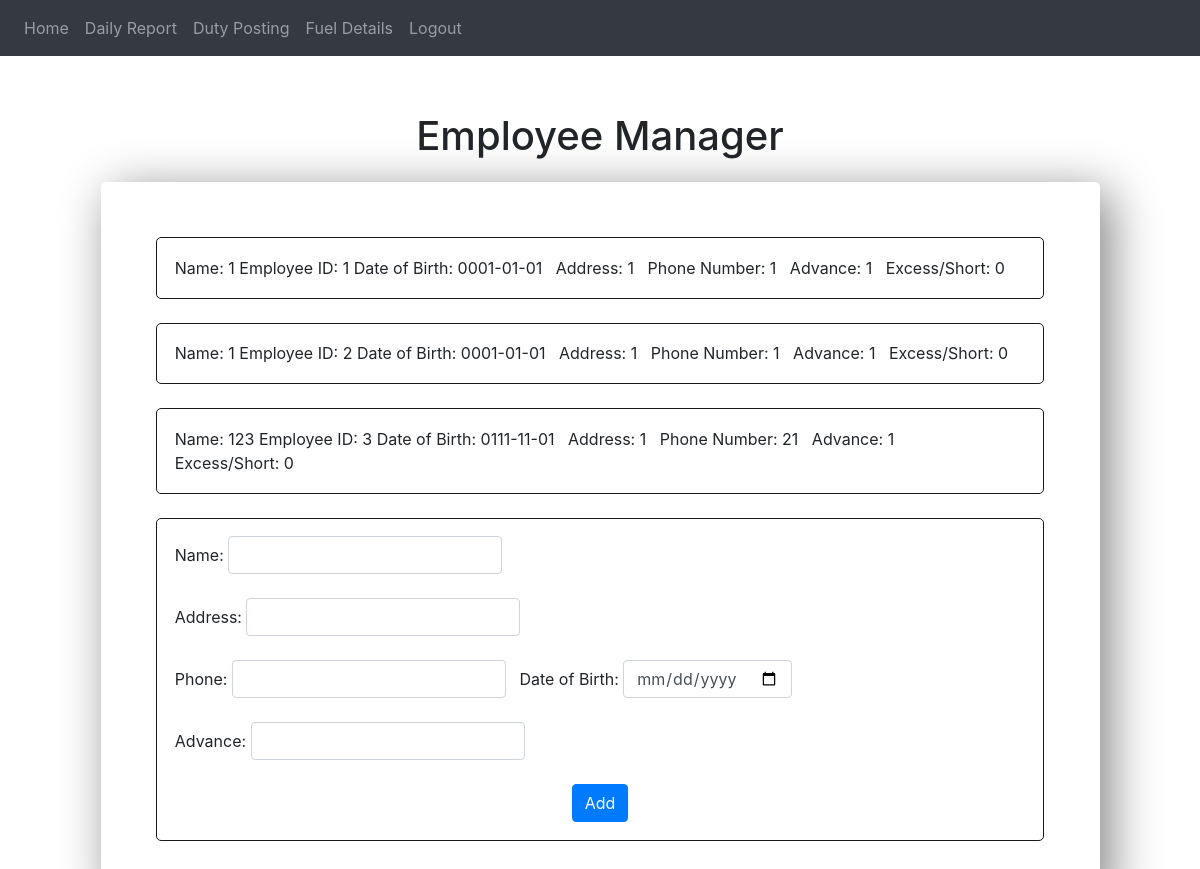
Screenshot of /employeemanager (signed in) with the database file from the repository.
### website/models.py (models this page shows)
class employee(db.Model):
    emp_id = db.Column(db.Integer, primary_key = True)
    name = db.Column(db.String(150))
    dob = db.Column(db.Date)
    address = db.Column(db.String(300))
    phone = db.Column(db.String(150))
    emp_id_sales = db.relationship('sales')
    emp_id_duty = db.relationship('duty_posting')
    excess_short = db.Column(db.Integer)
    advance = db.Column(db.Integer)

### website/views.py (the view, shortened to what this page needs)
@views.route('/employeemanager', methods=['GET','POST'])
@login_required
def employeemanager():
    name = request.form.get("name")
    dob = request.form.get("dob")
    address = request.form.get("address")
    phone = request.form.get("phone")
    advance = request.form.get("advance")
    employees = employee.query.all()
    return render_template("employeemanager.html", user=current_user, employees = employees)

### website/templates/employeemanager.html (shortened to what this page needs)
{% extends 'base.html' %}
{% block content %}
<h1 align="center" style="margin-top: 5%;">Employee Manager</h1>
<div
      style="margin: 5%; margin-top: 2%; border: black 2px; padding: 5%; border-radius: 5px; box-shadow: 10px 10px 50px grey">
      {% for employee in employees  %}
      <div style="border: solid rgb(27, 26, 26) 1px; border-radius: 5px; padding: 2%;">
            Name:&nbsp;{{employee.name}}
            Employee ID:&nbsp;{{employee.emp_id}}
            Date of Birth:&nbsp;{{employee.dob}}&nbsp;&nbsp;
            Address:&nbsp;{{employee.address}}&nbsp;&nbsp;
            Phone Number:&nbsp;{{employee.phone}}&nbsp;&nbsp;
            Advance:&nbsp;{{employee.advance}}&nbsp;&nbsp;
            Excess/Short:&nbsp;{{employee.excess_short}}&nbsp;&nbsp;
      </div>
      <br>
      {% endfor %}
      <div style="border: solid rgb(27, 26, 26) 1px; border-radius: 5px; padding: 2%;">
            <form method="POST">
                  <div class="form-inline">
            Name:&nbsp;<input type="text" class="form-control" id="name" name="name">&nbsp;&nbsp;
            </div>
            <br>
            <div class="form-inline">
            Address:&nbsp;<input type="textarea" class="form-control" id="address" name="address">&nbsp;&nbsp;
      </div><br><div class="form-inline">
            Phone:&nbsp;<input type="text" class="form-control" id="phone" name="phone">&nbsp;&nbsp;
            Date of Birth:&nbsp;<input type="date" class="form-control" id="dob" name="dob">&nbsp;&nbsp;
      </div><br><div class="form-inline">
            Advance:&nbsp;<input type="text" class="form-control" id="advance" name="advance">&nbsp;&nbsp;
            </div>
            <br>
            <div align="center">
            <button type="submit" class="btn btn-primary">Add</button>
            </div></form>
      </div>
</div>
{% endblock %}

### website/templates/base.html (shortened to what this page needs)
<!DOCTYPE html>
<html>
<head>
  <link rel="stylesheet" href="https://stackpath.bootstrapcdn.com/bootstrap/4.4.1/css/bootstrap.min.css"
 />
  <link rel="stylesheet" href="https://stackpath.bootstrapcdn.com/font-awesome/4.7.0/css/font-awesome.min.css"
 />
</head>
<body>
  <nav class="navbar navbar-expand-lg navbar-dark bg-dark">
    <div class="collapse navbar-collapse" id="navbar">
      <div class="navbar-nav">
        {% if user.is_authenticated %}
       <a class="nav-item nav-link" id="home" href="/">Home</a>
       {% if user.user_id=="manager" %}
            <a class="nav-item nav-link" id="daily" href="/addreport">Daily Report</a>
            <a class="nav-item nav-link" id="dutyposting" href="/dutyposting">Duty Posting</a>
            <a class="nav-item nav-link" id="fueldetails" href="/fueldetails">Fuel Details</a>
       {% endif %}
        <a class="nav-item nav-link" id="logout" href="/logout" style="float: right;">Logout</a>
        {% else %}
        <a class="nav-item nav-link" id="manlogin" href="/login">Login</a>
        {% endif %}
      </div>
  </nav>
  <div class="container-sm">
    {% block content %}
    {% endblock %}
  </div>
</body>
</html>

### rows the page displays
employee: name "1", emp_id "1", dob "0001-01-01", address "1", phone "1", advance "1", excess_short "0"
employee: name "1", emp_id "2", dob "0001-01-01", address "1", phone "1", advance "1", excess_short "0"
employee: name "123", emp_id "3", dob "0111-11-01", address "1", phone "21", advance "1", excess_short "0"
